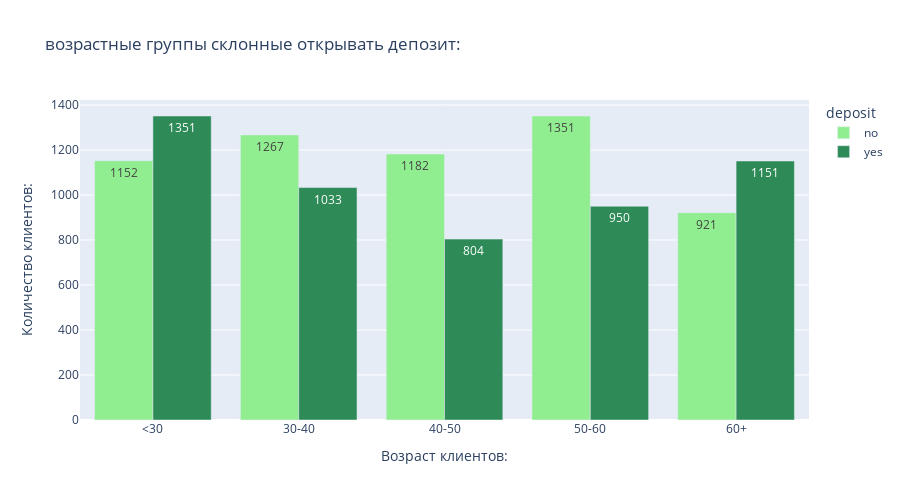

Here is the notebook cell this chart was saved with:
### Code cell
pivot_age = data.pivot_table(
    index = 'AgeCategory',
    columns = 'deposit',
    values = 'campaign',    
    aggfunc = 'count')

# Построим многоуровневую столбчатую диаграмму:
fig = px.bar(pivot_age,
    barmode = 'group',
    # Заголовок графика:
    title = '''возрастные группы склонные открывать депозит:''',
    # Цвет графика:
    color_discrete_sequence = ['lightgreen', 'seagreen'],
    # Высота графика:
    height = 500,
    # Выведем количество наблюдений в каждом столбце:
    text_auto = True
    )
# Присваиваем заголовки осей координат:
fig.update_xaxes(title_text = 'Возраст клиентов:')
fig.update_yaxes(title_text = 'Количество клиентов:')
# Выводим результат на экран:
fig.show()

### Figure 1 — Plotly figure (JSON) as saved in the notebook; plotly's stock layout.template omitted (floating-point values rounded to 4 significant figures)
{"data": [{"alignmentgroup": "True", "hovertemplate": "deposit=no<br>AgeCategory=%{x}<br>value=%{y}<extra></extra>", "legendgroup": "no", "marker": {"color": "lightgreen", "pattern": {"shape": ""}}, "name": "no", "offsetgroup": "no", "orientation": "v", "showlegend": true, "textposition": "auto", "texttemplate": "%{y}", "type": "bar", "x": ["<30", "30-40", "40-50", "50-60", "60+"], "xaxis": "x", "y": [1152, 1267, 1182, 1351, 921], "yaxis": "y"}, {"alignmentgroup": "True", "hovertemplate": "deposit=yes<br>AgeCategory=%{x}<br>value=%{y}<extra></extra>", "legendgroup": "yes", "marker": {"color": "seagreen", "pattern": {"shape": ""}}, "name": "yes", "offsetgroup": "yes", "orientation": "v", "showlegend": true, "textposition": "auto", "texttemplate": "%{y}", "type": "bar", "x": ["<30", "30-40", "40-50", "50-60", "60+"], "xaxis": "x", "y": [1351, 1033, 804, 950, 1151], "yaxis": "y"}], "layout": {"barmode": "group", "height": 500, "legend": {"title": {"text": "deposit"}, "tracegroupgap": 0}, "title": {"text": "возрастные группы склонные открывать депозит:"}, "xaxis": {"anchor": "y", "domain": [0, 1], "title": {"text": "Возраст клиентов:"}}, "yaxis": {"anchor": "x", "domain": [0, 1], "title": {"text": "Количество клиентов:"}}}}
